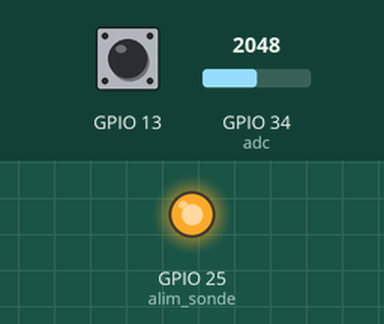
Simulated run of this program. Board: ESP32 board running MicroPython. Parts: output pins drawn as LEDs (lit = HIGH). The test bench sets the inputs (shaded band); at power-on: GPIO 13 HIGH, GPIO 34 (adc) = 2048 (analog values on the 0–4095 scale). No radio messages arrive unless stated (any console line starting 'radio sent:' is added by the test bench); deep sleep restarts the program when it ends; what the program prints to the serial console is not drawn.

Above: at 0.15 s.
Timing chart, 0 to 1.8 s (numbered marks = the images above):
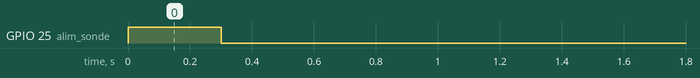

The program:

main.py
```python
# Émetteur ESP-NOW sur pile : mesure -> envoi -> deep sleep 24 h
# À copier sur l'ESP32 émetteur sous le nom main.py
import network, espnow, machine, struct, time
from machine import Pin, ADC

NOM = "Tomates"                     # nom affiché sur le LCD (16 caractères max, sans accents)
PEER = b'\xec\xe34E\xe7\xe0'  # MAC du récepteur (affichée par son main.py)
CANAL = 1                           # même canal que le récepteur
FACTEUR_PONT = 1.0                  # sonde branchée directement (pas de pont)
SEC, MOUILLE = 2.6, 1.2             # calibration la sonde (en V)
DODO_MS = 24 * 3600 * 1000

# Sécurité dev : relier GPIO13 à GND pour garder la carte éveillée (REPL)
if Pin(13, Pin.IN, Pin.PULL_UP).value() == 0:
    raise SystemExit

# 1. Mesure AVANT d'activer la radio (ADC1 uniquement : GPIO 32-39)
alim_sonde = Pin(25, Pin.OUT, value=1)   # alimente le pont diviseur
time.sleep_ms(300)                       # stabilisation du capteur
adc = ADC(Pin(34))
adc.atten(ADC.ATTN_11DB)                 # plage ~0-3,1 V
uv = sum(adc.read_uv() for _ in range(8)) // 8   # moyenne, en µV calibrés
alim_sonde.value(0)
tension = uv / 1_000_000 * FACTEUR_PONT
humidite = max(0, min(100, (SEC - tension) / (SEC - MOUILLE) * 100))

# 2. Envoi ESP-NOW
sta = network.WLAN(network.STA_IF)
sta.active(True)
sta.config(channel=CANAL)
e = espnow.ESPNow()
e.active(True)
e.add_peer(PEER)

payload = struct.pack('<f', humidite) + NOM.encode()   # 4 octets + nom
for _ in range(3):                       # 3 tentatives max
    if e.send(PEER, payload):            # True = accusé de réception reçu
        break
    time.sleep_ms(50)

# 3. Tout couper et dormir
e.active(False)
sta.active(False)
machine.deepsleep(DODO_MS)
```

Measured:
- by itself, GPIO 25 (alim_sonde): LOW → HIGH at 0.00 s, → LOW 0.30 s later
